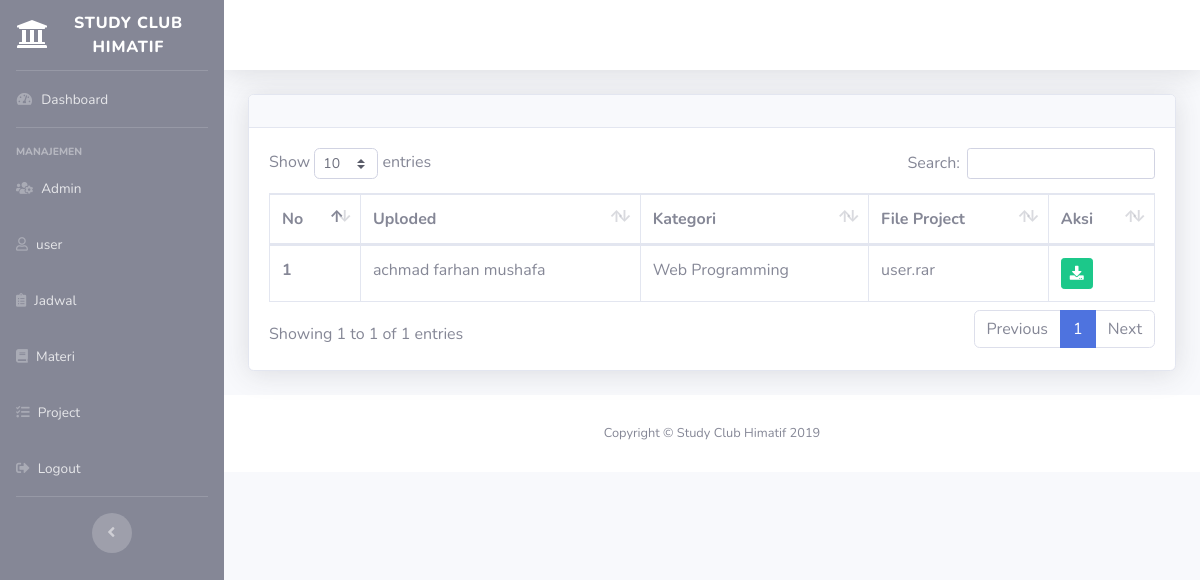
Screenshot of /admin/project/project.php with the database file from the repository.
### tables this page shows
CREATE TABLE `project` (
  `id_project` int(50) NOT NULL,
  `file_project` varchar(255) NOT NULL,
  `id_kategori` int(10) NOT NULL,
  `nim` int(50) NOT NULL
);

CREATE TABLE `user` (
  `nim` int(50) NOT NULL,
  `nama` varchar(40) NOT NULL,
  `kelas` varchar(30) NOT NULL,
  `kategori` varchar(40) NOT NULL,
  `no_hp` varchar(15) NOT NULL,
  `email` varchar(30) NOT NULL,
  `password` varchar(40) NOT NULL
);

CREATE TABLE `kategori` (
  `id_kategori` int(10) NOT NULL,
  `nama_kategori` varchar(30) NOT NULL
);

### admin/project/project.php (the view, shortened to what this page needs)
<?php
require '../../koneksi.php';
$tampil=mysqli_query($koneksi,"SELECT project.id_project, project.file_project, user.nama, kategori.nama_kategori FROM project INNER JOIN user ON project.nim=user.nim INNER JOIN kategori ON project.id_kategori=kategori.id_kategori ");
?>
<!DOCTYPE html>
<html lang="en">
<head>
  <link href="../../vendor/fontawesome-free/css/all.min.css" rel="stylesheet" type="text/css">
  <link href="../../css/sb-admin-2.min.css" rel="stylesheet">
<link href="../../vendor/datatables/dataTables.bootstrap4.min.css" rel="stylesheet">
</head>
<body id="page-top">
  <div id="wrapper">
    <?php
      include 'menu.php';
    ?>
    <div id="content-wrapper" class="d-flex flex-column">
      <div id="content">
      <?php
      include 'header.php';
    ?>
          <div class="container-fluid">
 <div class="card shadow mb-4">
            <div class="card-header py-3">
            </div>
            <div class="card-body">
              <div class="table-responsive">
              <table class="table table-bordered" id="dataTable" width="100%" cellspacing="0">
                  <thead>
                    <tr>
                      <th>No</th>
                      <th>Uploded</th>
                      <th>Kategori</th>
                      <th>File Project</th>
                      <th>Aksi</th>
                    </tr>
                  </thead>
                  <tbody>
                  <?php $i= 1;?>
     <?php foreach($tampil as $row) : ?>
    <tr>
      <th scope="row"><?= $i?></th>
      <td><?= $row["nama"]?></td>
      <td><?= $row["nama_kategori"]?></td>
      <td><?= $row["file_project"]?></td>
      <td>
      <a href="download.php?nama=<?= $row["file_project"] ?>" class="btn btn-success btn-sm" role="button" aria-pressed="true"><i class="fas fa-download"></i></a>
    </td>
    </tr>
    <?php $i++; ?>
<?php endforeach;?>
                  </tbody>
                </table>
              </div>
            </div>
          </div>
        </div>
      <footer class="sticky-footer bg-white">
        <div class="container my-auto">
          <div class="copyright text-center my-auto">
            <span>Copyright &copy; Study Club Himatif 2019</span>
          </div>
        </div>
      </footer>
    </div>
  </div>
</body>
</html>

### rows the page displays
project: nim.nama "achmad farhan mushafa", id_kategori.nama_kategori "Web Programming", file_project "user.rar"
